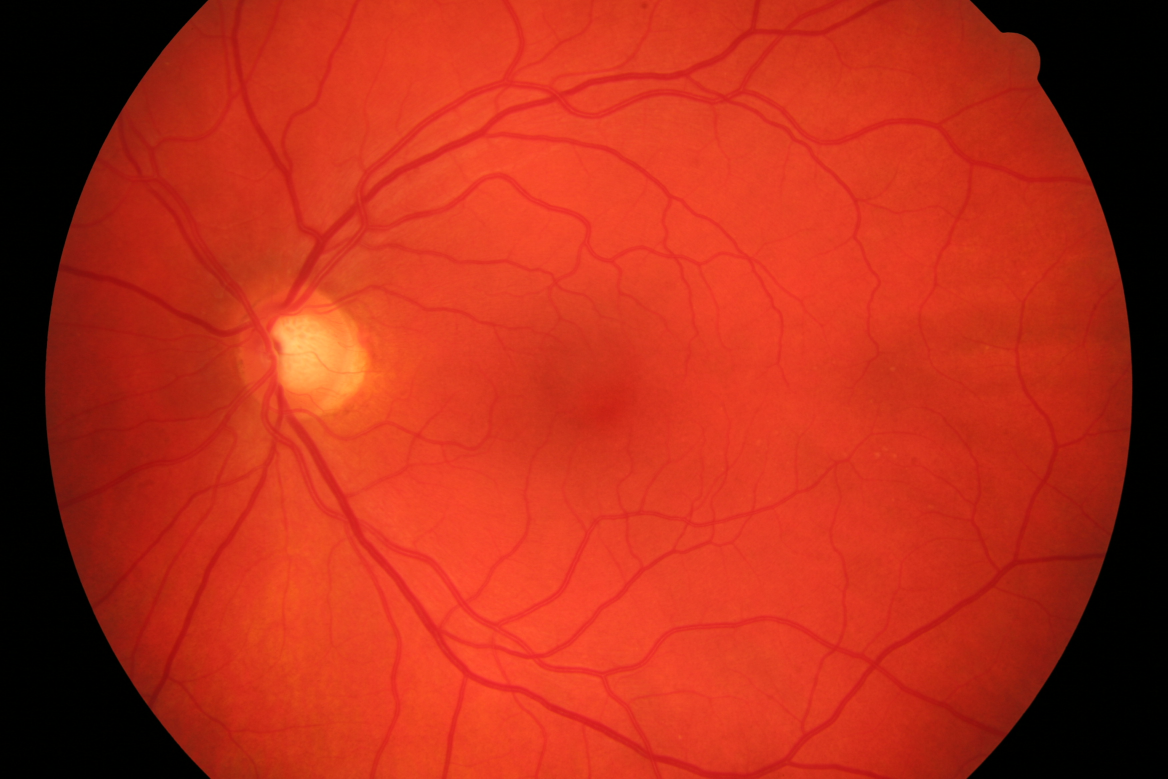
#> input picture images/healthy3.jpg, 3504 x 2336 px (shown at 1/3 size)
$ python 'entrega (practicing) - 4.py'   (older library calls are emulated)
#> lines starting #> are read from the running program, lines starting #| are printed output that depends on the picture; after the words box and inside, x2 and y2 are one past the last pixel; in counts of white or black regions, pixels touching at a corner belong together
#!/usr/bin/env python3
# -*- coding: utf-8 -*-
"""
Created on Sun Jan 21 16:43:23 2024

@author: safat
"""

import numpy as np
import scipy.ndimage as ndimage
from matplotlib import pyplot as plt
import cv2
from skimage.transform import hough_circle, hough_circle_peaks,hough_ellipse
from skimage.draw import circle_perimeter
from sklearn.cluster import KMeans

def resize(img):
	return cv2.resize(img, (1080, 720))

def rgb2Blue(img):
	b,g,r = cv2.split(img)
	return b

def rgb2Red(img):
	b,g,r = cv2.split(img)
	return r

def rgb2Green(img):
	b,g,r = cv2.split(img)
	return g

def rgb2Gray(img):
	return cv2.cvtColor(img,cv2.COLOR_BGR2GRAY)

def rgb2lab(img):
	return cv2.cvtColor(img,cv2.COLOR_BGR2LAB)

#############preprocess###########
##Image is split on B,G,R channel
##Red channel is isolated
##Smoothing over the red channel is applied
##Sharpening and Equalization to te image are applied
##A morph closing is applied to remove artifacts
##################################
def preprocess(img):
	b,g,r = cv2.split(img)
	gray = rgb2Red(img)
	gray_blur = cv2.GaussianBlur(gray, (5,5), 0)
	gray = cv2.addWeighted(gray, 1.5, gray_blur, -0.5, 0, gray)
	kernel = cv2.getStructuringElement(cv2.MORPH_ELLIPSE,(31,31))
	gray = ndimage.grey_closing(gray,structure=kernel)
	gray = cv2.equalizeHist(gray)
	return gray

#############getROI##############
##Image is resized
##We take green channel and smooth it
##Opening is done to remove artifacts, in order to preserve only BRIGHTEST elements
##Now we get the most bright pixel position
##We return that position in a 110x110 window
##It is actually a simple way to detect the optic disc, but it works so..
##################################
def getROI(image):
	image_resized = resize(image)
	b,g,r = cv2.split(image_resized)
	g = cv2.GaussianBlur(g,(15,15),0)
	kernel = cv2.getStructuringElement(cv2.MORPH_ELLIPSE,(15,15))
	g = ndimage.grey_opening(g,structure=kernel)
	(minVal, maxVal, minLoc, maxLoc) = cv2.minMaxLoc(g)

	x0 = int(maxLoc[0])-110
	y0 = int(maxLoc[1])-110
	x1 = int(maxLoc[0])+110
	y1 = int(maxLoc[1])+110

	return image_resized[y0:y1,x0:x1]


# [49 lines left out: functions getValue, kmeans, checkSide, checkHigh, not called in this run]

def canny(img,sigma):
	v = np.mean(img)
	sigma = sigma
	lower = int(max(0, (1.0 - sigma) * v))
	upper = int(min(255, (1.0 + sigma) * v))
	edged = cv2.Canny(img, lower, upper)
	return edged

def hough(edged,limm,limM):
	hough_radii = np.arange(limm, limM, 1)
	hough_res = hough_circle(edged, hough_radii)
	return hough_circle_peaks(hough_res, hough_radii,total_num_peaks=1)


############################
##Here we start the process
############################

image = cv2.imread("images/healthy3.jpg")
#> image is the input picture: shape (2336, 3504, 3); mean B, G, R 26.1, 46.1, 179.9
image = cv2.resize(image, (1080, 720))
#> image: shape (720, 1080, 3)
#cv2.imshow("original image", image)


roi = getROI(image)
#> in getROI, `b,g,r = cv2.split(image_resized)`:
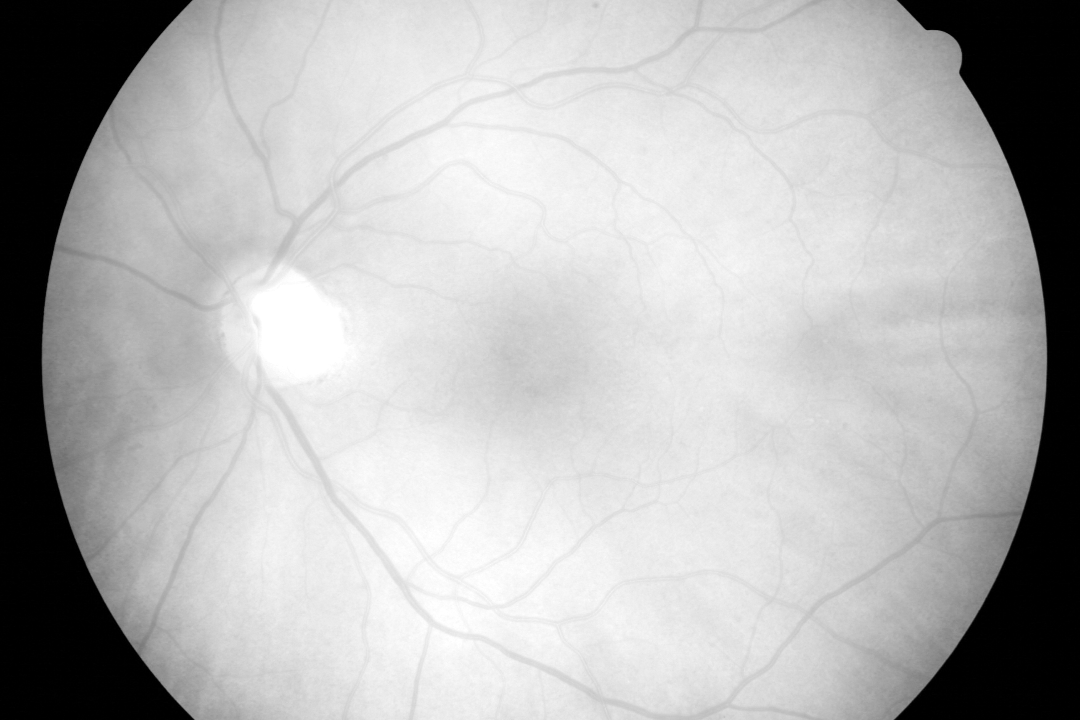
#> r: shape (720, 1080); min 0, max 255, mean 179.8
#> in getROI, `(minVal, maxVal, minLoc, maxLoc) = cv2.minMaxLoc(g)`: minVal = 1; maxVal = 181; minLoc = (0, 0); maxLoc = (280, 313)
#> in getROI, `x0 = int(maxLoc[0])-110`: x0 = 170
#> in getROI, `y0 = int(maxLoc[1])-110`: y0 = 203
#> in getROI, `x1 = int(maxLoc[0])+110`: x1 = 390
#> in getROI, `y1 = int(maxLoc[1])+110`: y1 = 423
preprocessed_roi = preprocess(roi)
#> in preprocess, `gray = cv2.equalizeHist(gray)`:
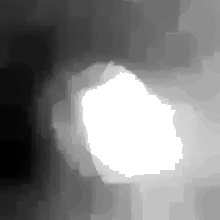
#> gray: shape (220, 220); min 0, max 255, mean 131.2
title2 = 'roi'
figure2 = roi

cv2.imshow("safat", roi)
#cv2.imshow("safat", preprocessed_roi)

_, thresh = cv2.threshold(preprocessed_roi, 50, 255, cv2.THRESH_BINARY_INV)
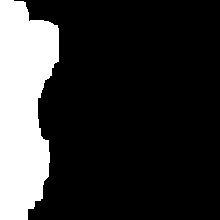
#> thresh: shape (220, 220); 20.2% white; 1 white region, box (x1, y1, x2, y2) and area: (0, 0, 59, 220) 9786
cv2.imshow("threshold", thresh)

complete_image = roi

#im2, contours, hierarchy = cv2.findContours(segmented, cv2.RETR_TREE, cv2.CHAIN_APPROX_SIMPLE)
##We get our ROI and then we preprocess it.
##After preprocess, we apply a canny border algorithm
##We dilate the borders in order to make it easy to detect with hough


edged = canny(preprocessed_roi,0.22)
#> in canny, `v = np.mean(img)`: v = 131.2
#> in canny, `lower = int(max(0, (1.0 - sigma) * v))`: lower = 102
#> in canny, `upper = int(min(255, (1.0 + sigma) * v))`: upper = 160
#> in canny, `edged = cv2.Canny(img, lower, upper)`: edged: shape (220, 220); 1.4% white in thin lines or dots, all inside (x1, y1, x2, y2) = (50, 60, 184, 185)
kernel = np.ones((3,3),np.uint8)
#cv2.imshow('edged', edged)
edged = cv2.dilate(edged,kernel,iterations=3)
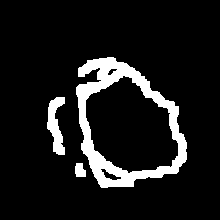
#> edged: shape (220, 220); 10.1% white; 3 white regions, box (x1, y1, x2, y2) and area: (76, 57, 187, 188) 4172, (47, 97, 65, 155) 590, (75, 163, 86, 177) 128
accums, cx, cy, radii = hough(edged,55,80)
#> accums = [0.646]; cx = [112]; cy = [124]; radii = [59]

#print(edged)
#thresh = cv2.threshold(edged, 55, 255, cv2.THRESH_BINARY)
#cv2.imshow('thresh', thresh)


#########################################
#########################################
#########################################

image_hist = cv2.equalizeHist(preprocessed_roi)
#cv2.imshow("equalized histogram", image_hist)
#print(image_hist.shape)
title3 = 'equalized histogram'
figure3 = image_hist

binary_img = (image_hist <= 240)
#> binary_img: shape (220, 220) bool; 84.6% white; 1 black region, box (x1, y1, x2, y2) and area: (81, 72, 183, 178) 7471

height, width = binary_img.shape
#> height = 220; width = 220

binary_img_2 = np.zeros((height,width))

data_points = []

for i in range(height):
    for j in range(width):
        if(binary_img[i][j] == True):
            binary_img_2[i][j] = 255

        else:
            binary_img_2[i][j] = 0
            data_points.append((i,j))


#cv2.imwrite("binary image.jpg", binary_img_2)

img2 = cv2.imread("binary image.jpg")
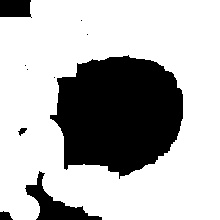
#> input picture binary image.jpg, 220 x 220 px
#> img2 is the input picture: shape (220, 220, 3); min 0, max 255, mean 181.8
#cv2.imshow("binary image", img2)
title4 = 'Binary Threshold image'
figure4 = img2

print(img2.shape)
#| (220, 220, 3)

#########################################
#########################################
#########################################


# Create KMeans instance and fit the data
kmeans = KMeans(n_clusters=1)
kmeans.fit(data_points)

centroids = kmeans.cluster_centers_

cup_x = centroids[0][0]
cup_y = centroids[0][1]

cup_x = np.uint8(cup_x)
cup_y = np.uint8(cup_y)

print(cup_x, cup_y)

img2[cup_x, cup_y] = (255, 255, 0)
#> img2: shape (220, 220, 3); under 0.01% of pixels changed, all inside (x1, y1, x2, y2) = (130, 127, 131, 128)
complete_image[cup_y, cup_x] = (255, 255, 0)
#cv2.imshow('image with centroid', img2)
cup_radius = 0
total_dist = 0


for i in range(len(centroids)):
    point_x, point_y = np.int8(data_points[i])

    dist = np.sqrt((point_x - cup_x)**2 + (point_y - cup_y)**2)
    total_dist += dist
#> after the loop, total_dist = 55.9

cup_radius = total_dist/len(centroids)
#> cup_radius = 55.9
cup_radius = np.uint8(cup_radius)
#> cup_radius = 55

img2 = cv2.circle(img2, (cup_y, cup_x), cup_radius, (255,255,0))
#> img2: shape (220, 220, 3); mean B, G, R 182.7, 182.7, 181.1
complete_image = cv2.circle(complete_image, (cup_x, cup_y), cup_radius, (255,255,0))
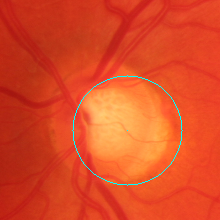
#> complete_image: shape (220, 220, 3); mean B, G, R 38.8, 74.9, 219.9
#cv2.imshow('cup radius with circle', img2)
title5 = 'cup radius with circle'
figure5 = img2
#########################################
#########################################
#########################################

center_x = 0
center_y = 0
radius = 0
for center_y, center_x, radius in zip(cy, cx, radii):
	circy, circx = circle_perimeter(center_y, center_x, radius)
	try:
		roi[circy, circx] = (220, 20, 20)
	except :
		continue
#> this loop made 1 pass
#> (center_y, center_x, radius) on pass 1: (124, 112, 59)


#cv2.imshow('Pre-Processed Region of Interest ', preprocessed_roi)
#cv2.imshow('Region of Interest ', roi)
title6 = 'Pre-Processed Region of Interest'
figure6 = preprocessed_roi

img2[center_x, center_y] = (0,0,255)
#> img2: shape (220, 220, 3); mean B, G, R 182.7, 182.7, 181.1
img2 = cv2.circle(img2, (center_y, center_x), radius, (0,0,255))
#> img2: shape (220, 220, 3); mean B, G, R 182.1, 182.1, 182.2

complete_image[center_y, center_x] = (255,0,0)
#> complete_image: shape (220, 220, 3); 0.69% of pixels changed, all inside (x1, y1, x2, y2) = (53, 65, 172, 184)
#complete_image = cv2.circle(complete_image, (center_x, center_y), radius, (255,0,0))

#cv2.imshow('updated img2', img2)
title7 = 'After all pre processing'
figure7 = img2

ellipsis_height = 2
axesLength=(cup_radius-ellipsis_height, cup_radius+ellipsis_height)
#> axesLength = (53, 57)
center_coordinates=(cup_y, cup_x)
angle=0
startAngle=0
endAngle=360
color=(255,255,0)
thickness=3
img2 = cv2.ellipse(img2, center_coordinates, axesLength, angle, startAngle, endAngle, color, thickness)
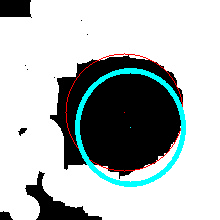
#> img2: shape (220, 220, 3); mean B, G, R 186.6, 186.6, 179

cv2.imshow('img2', img2)
############################ display all images #################


#cv2.imshow('complete image', complete_image)

cv2.waitKey(0)
cv2.destroyAllWindows()
